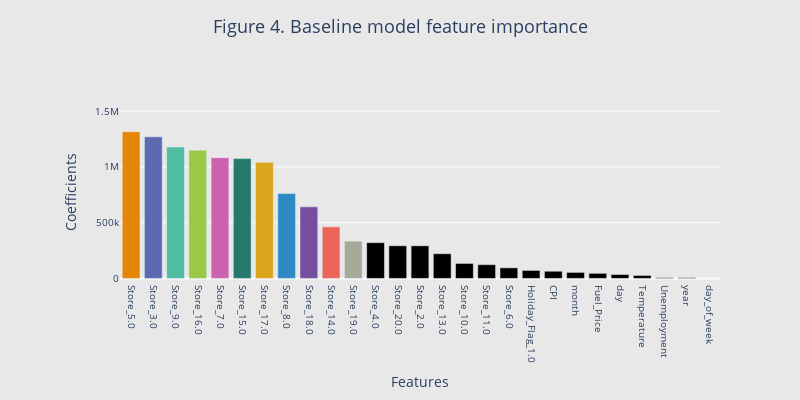

The code cell stored with this chart in its notebook:
### Markdown cell above
### --- Feature importance ---

### Code cell
# get column names from the preprocessor
column_names = []
for name, pipeline, features_list in preprocessor.transformers_: 
    if name == 'num': 
        features = features_list 
    else: 
        features = pipeline.named_steps['encoder'].get_feature_names_out() 
    column_names.extend(features)

# store coefficients in a dataframe
coefs1 = pd.DataFrame(index = range(0,len(regressor1.coef_)), columns = ["features", "coefficients"])
coefs1["features"] = column_names
coefs1["coefficients"] = abs(regressor1.coef_)

# get feature importance
feature_importance1 = coefs1.sort_values("coefficients", ascending = False).reset_index(drop = True)

# plot feature importance
fig4 = go.Figure([go.Bar(
    x = feature_importance1.loc[:,"features"],
    y = feature_importance1.loc[:,"coefficients"],
    marker_color = px.colors.qualitative.Vivid)])

# update layout
fig4.update_xaxes(tickfont = dict(size = 10), tickangle = 90)
fig4.update_yaxes(tickfont = dict(size = 10))
fig4.update_layout(
        margin = dict(l = 120),
        title_text = "Figure 4. Baseline model feature importance",
        title_x = 0.5,
        title_y = 0.95,
        title_font_size = 18,
        xaxis = dict(title = "Features"),
        yaxis = dict(title = "Coefficients", range = [-50000, 1600000], tickvals = [0, 500000,1000000,1500000]),
        showlegend = False,
        plot_bgcolor = "rgba(0,0,0,0)",
        paper_bgcolor = "rgb(232,232,232)",
        width = 800,
        height = 400)

fig4.show()

### Figure 1 — Plotly figure (JSON) as saved in the notebook; plotly's stock layout.template omitted (floating-point values rounded to 4 significant figures)
{"data": [{"marker": {"color": ["rgb(229, 134, 6)", "rgb(93, 105, 177)", "rgb(82, 188, 163)", "rgb(153, 201, 69)", "rgb(204, 97, 176)", "rgb(36, 121, 108)", "rgb(218, 165, 27)", "rgb(47, 138, 196)", "rgb(118, 78, 159)", "rgb(237, 100, 90)", "rgb(165, 170, 153)"]}, "type": "bar", "x": ["Store_5.0", "Store_3.0", "Store_9.0", "Store_16.0", "Store_7.0", "Store_15.0", "Store_17.0", "Store_8.0", "Store_18.0", "Store_14.0", "Store_19.0", "Store_4.0", "Store_20.0", "Store_2.0", "Store_13.0", "Store_10.0", "Store_11.0", "Store_6.0", "Holiday_Flag_1.0", "CPI", "month", "Fuel_Price", "day", "Temperature", "Unemployment", "year", "day_of_week"], "y": [1316000.0, 1270000.0, 1179000.0, 1149000.0, 1083000.0, 1074000.0, 1041000.0, 760500.0, 641800.0, 462300.0, 334400.0, 320600.0, 292800.0, 292500.0, 221500.0, 134400.0, 123300.0, 95030.0, 71670.0, 64490.0, 54030.0, 45730.0, 35410.0, 26770.0, 6682.0, 6549.0, 2.328e-09]}], "layout": {"height": 400, "margin": {"l": 120}, "paper_bgcolor": "rgb(232,232,232)", "plot_bgcolor": "rgba(0,0,0,0)", "showlegend": false, "title": {"font": {"size": 18}, "text": "Figure 4. Baseline model feature importance", "x": 0.5, "y": 0.95}, "width": 800, "xaxis": {"tickangle": 90, "tickfont": {"size": 10}, "title": {"text": "Features"}}, "yaxis": {"range": [-50000, 1600000], "tickfont": {"size": 10}, "tickvals": [0, 500000, 1000000, 1500000], "title": {"text": "Coefficients"}}}}
